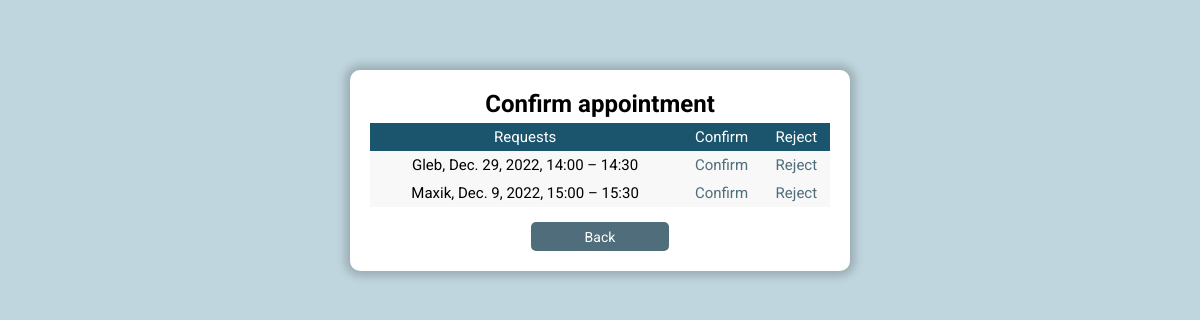
The page /confirm_appointment/ on the database its author committed.
### authentication/models.py (models this page shows, shortened)
class Preappointment(models.Model):
    class Meta:
        verbose_name = 'Pre-appointment'
        verbose_name_plural = 'Pre-appointments'
        unique_together = ('doctor_id', 'date', 'timeslot')
    TIMESLOT_LIST = (
        (0, '09:00 – 09:30'),
        (1, '10:00 – 10:30'),
        (2, '11:00 – 11:30'),
        (3, '12:00 – 12:30'),
        (4, '13:00 – 13:30'),
        (5, '14:00 – 14:30'),
        (6, '15:00 – 15:30'),
        (7, '16:00 – 16:30'),
        (8, '17:00 – 17:30'),
    )
    doctor_id = models.IntegerField()
    date = models.DateField(help_text="YYYY-MM-DD")
    timeslot = models.IntegerField(choices=TIMESLOT_LIST)
    patient_name = models.CharField(max_length=60)
    email = models.EmailField(max_length=200)
    phone = models.CharField(max_length=12)
    @property
    def time(self):
        return self.TIMESLOT_LIST[self.timeslot][1]

### authentication/views.py (the view)
# urls.py: path('confirm_appointment/', views.confirm_appointment, name="confirm-appointment"),
def confirm_appointment(request):
    appointments = Preappointment.objects.filter()
    doctors = Doctor.objects.filter()
    context = {
        'appointments': appointments,
        'doctors': doctors,
    }
    return render(request, "authentication/confirm_appointment.html", context)

### templates/authentication/confirm_appointment.html (shortened to what this page needs)
<!DOCTYPE html>
<html lang="en">
    <head>
        <link rel="stylesheet" href="../../styles/confirm_appointment.css" />
    </head>
    <body>
        <div class="container">
            <div id="table-block">
                <h2 id="main-title">Confirm appointment</h2>
                <table style="width: 100%">
                    <tr>
                        <th>Requests</th>
                        <th>Confirm</th>
                        <th>Reject</th>
                        {% for appointment in appointments %}
                    </tr>
                    <tr>
                        <td>{{ appointment.patient_name }}, {{ appointment.date }}, {{ appointment.time }}</td>
                        <td>
                            <a href="{% url 'confirm-request' appointment.doctor_id appointment.date appointment.timeslot %}">Confirm</a>
                        </td>
                        <td>
                            <a href="{% url 'delete-preappointment' appointment.doctor_id appointment.date appointment.timeslot %}">Reject</a>
                        </td>
                    </tr>
                        {% endfor %}
                </table>
                <div class="btn-block">
                    <button class="btn back-btn"><a href="/adminpage">Back</a></button>
                </div>
            </div>
        </div>
    </body>
</html>

### styles/confirm_appointment.css (style rules this page uses)
body { margin: 0; font-family: "Roboto"; background-color: #c0d6df; }
p, h1, h2, h3, h4, h5, h6 { margin: 0px; }
* { box-sizing: border-box; }
.container { width: 100%; display: flex; justify-content: center; align-items: center; flex-direction: column; padding: 0px 5%; }
a { text-decoration: none; color: #4f6d7a; }
table, th, td { border-collapse: collapse; padding: 5px; font-size: 15px; }
th { background-color: #1b546d; color: #ffffff; font-weight: 400; }
tr { background-color: #f8f8f8; text-align: center; }
tr:nth-child(2n-1) { background-color: #eaeaea; }
#table-block { min-width: 500px; margin: 70px 0px; background-color: #ffffff; padding: 20px; border-radius: 10px; display: flex; flex-direction: column; align-items: center; gap: 5px; box-shadow: 0px 0px 10px 5px rgba(0, 0, 0, 0.2); }
.btn-block { width: 100%; display: flex; flex-direction: column; align-items: center; gap: 8px; }
.btn { height: 29px; width: 80%; font-family: "Roboto"; border: 0; border-radius: 5px; background-color: #dd6e42; color: #ffffff; font-size: 14px; cursor: pointer; transition: 0.2s; }
.btn > * { color: #ffffff; }
.back-btn { margin-top: 10px; width: 30%; background-color: #4f6d7a; }

### rows shown on the page
Preappointment: patient_name "Gleb", date "Dec. 29, 2022", time "14:00 – 14:30"
Preappointment: patient_name "Maxik", date "Dec. 9, 2022", time "15:00 – 15:30"
